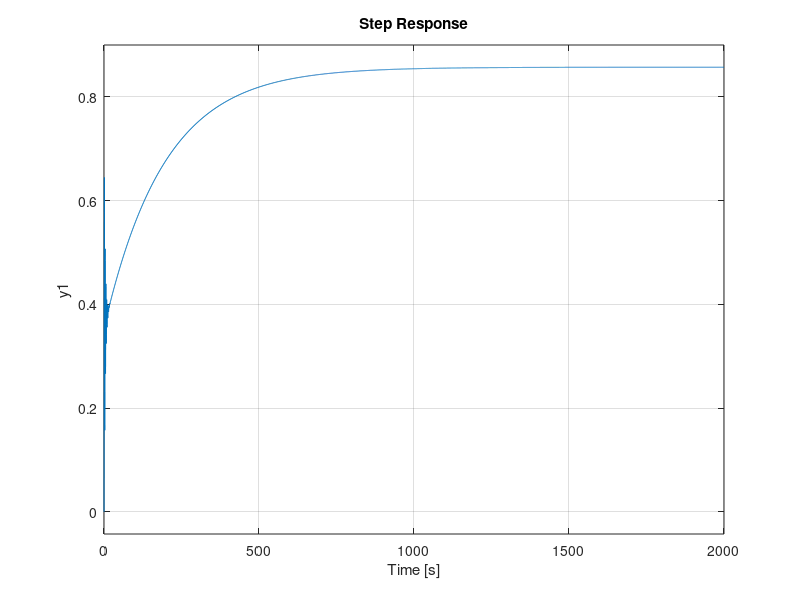

The MATLAB script that drew this image:
clc; clear; close all;
% 모델 생성
num = [5 20];
den = [1 0.5 4];
Gp_tf = tf(num,den);

% 불확실성 모델 추가
num = [-0.05 1];
den = [0.05 1];
Gp_uncertain_tf = tf(num,den);
Gp_tf = Gp_tf * Gp_uncertain_tf;

% 이산시간 시스템으로 변환
T=0.2;
Gd_tf = c2d(Gp_tf,T,'zoh');

% bilinear transform을 이용하여 연속시간 시스템으로 변환
Gw_tf = d2c(Gd_tf,'tustin');

% lag compensator 설계
om_w1 = 2.49;
k_w0 = 0.005;% 0.1 이하로 설정.
om_w0 = k_w0*om_w1;
a0 = 1.2; % 임의로 설정
k_wp = 0.3; % 1이하로 설정
om_wp = k_wp*om_w0/(a0*exp(20.1/20));
Dw_lag_tf = a0*tf([1/om_w0 1], [1/om_wp 1]);

% 이산시간으로 변환
Dd_lag_tf = c2d(Dw_lag_tf, T, 'zoh');

% lag compensator 적용
open_loop = Gd_tf * Dd_lag_tf;

% closed loop 생성
closed_loop = feedback(open_loop, 1);

% step rseponse 확인
step(closed_loop); grid on;